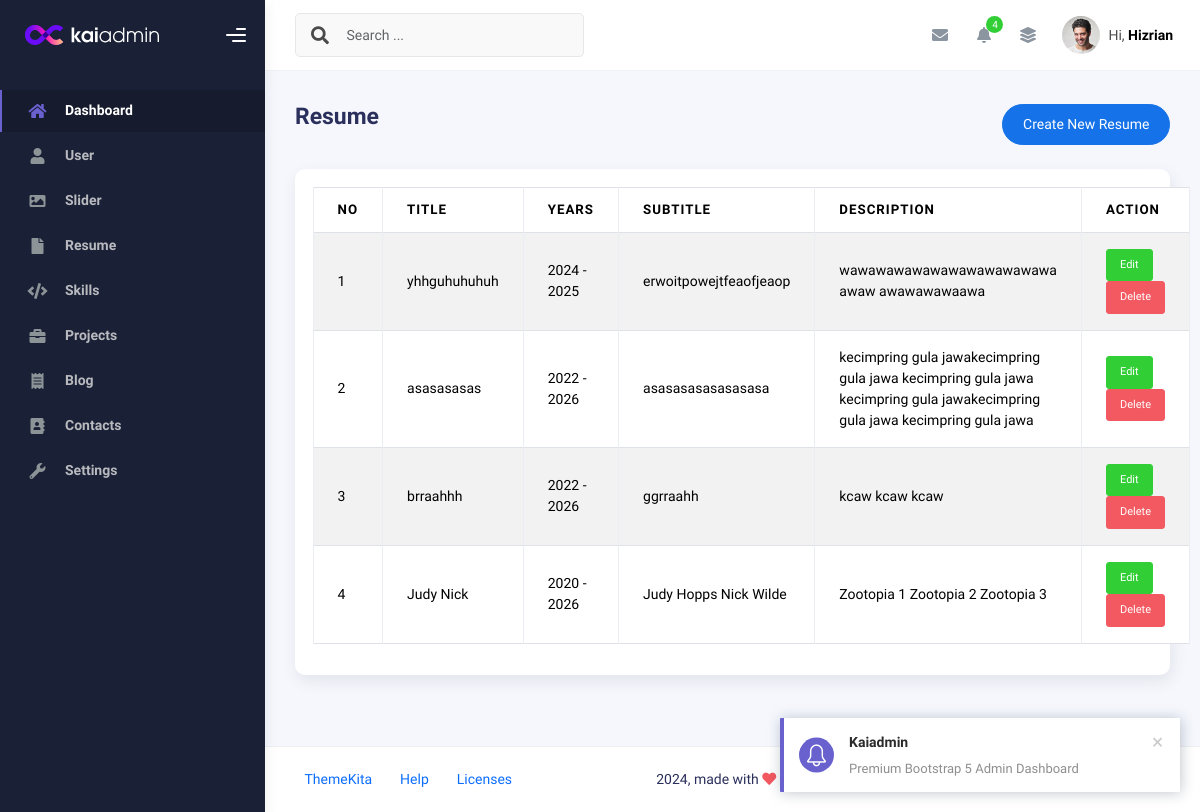
Page /admin/app.php?page=resume (signed in) on the committed database.
### tables this page shows
CREATE TABLE `resume` (
  `id` int(11) NOT NULL,
  `title` varchar(50) NOT NULL,
  `year_start` year(4) NOT NULL,
  `year_end` year(4) NOT NULL,
  `subtitle` varchar(50) NOT NULL,
  `description` text NOT NULL,
  `created_at` timestamp NOT NULL DEFAULT current_timestamp(),
  `updated_at` timestamp NULL DEFAULT NULL ON UPDATE current_timestamp()
);

### admin/resume.php (the view, shortened to what this page needs)
<?php
$query = mysqli_query($conn, "SELECT * FROM resume ORDER BY id DESC");
$rows = mysqli_fetch_all($query, MYSQLI_ASSOC);
?>
<div class="d-flex align-items-left align-items-md-center flex-column
            flex-md-row pt-2 pb-4">
  <div>
    <h3 class="fw-bold mb-3">Resume</h3>
  </div>
  <div class="ms-md-auto py-2 py-md-0">
    <a href="app.php?page=create-resume" class="btn btn-primary
              btn-round">Create New Resume</a>
  </div>
</div>
<div class="row">
  <div class="col-sm-6 col-md-12">
    <div class="card">
      <div class="card-body">
        <table class="table table-bordered table-striped">
          <thead>
            <tr>
              <th>No</th>
              <th>Title</th>
              <th>Years</th>
              <th>Subtitle</th>
              <th>Description</th>
              <th>Action</th>
            </tr>
          </thead>
          <tbody>
            <?php foreach ($rows as $index => $row): ?>
              <tr>
                <td><?php echo $index += 1 ?></td>
                <td><?php echo $row['title'] ?></td>
                <td><?php echo $row['year_start'] . " - " . $row['year_end'] ?></td>
                <td><?php echo $row['subtitle'] ?></td>
                <td><?php echo $row['description'] ?></td>
                <td>
                  <a class="btn btn-success btn-sm"
                    href="app.php?page=create-resume&edit=<?php echo $row['id'] ?>">Edit</a>
                  <a onclick="return confirm('Are you sure want to delete this data?')"
                    class="btn btn-danger btn-sm"
                    href="app.php?page=resume&delete=<?php echo $row['id'] ?>">Delete</a>
                </td>
              </tr>
            <?php endforeach ?>
          </tbody>
        </table>
      </div>
    </div>
  </div>
</div>

### rows in the picture
resume: index "1", title "yhhguhuhuhuh", year_start "2024", year_end "2025", subtitle "erwoitpowejtfeaofjeaop", description "wawawawawawawawawawawawa awaw awawawawaawa"
resume: index "2", title "asasasasas", year_start "2022", year_end "2026", subtitle "asasasasasasasasa", description "kecimpring gula jawakecimpring gula jawa kecimpring gula jawa kecimpring gula jawakecimpring gula jawa kecimpring gula jawa"
resume: index "3", title "brraahhh", year_start "2022", year_end "2026", subtitle "ggrraahh", description "kcaw kcaw kcaw"
resume: index "4", title "Judy Nick", year_start "2020", year_end "2026", subtitle "Judy Hopps Nick Wilde", description "Zootopia 1 Zootopia 2 Zootopia 3"
